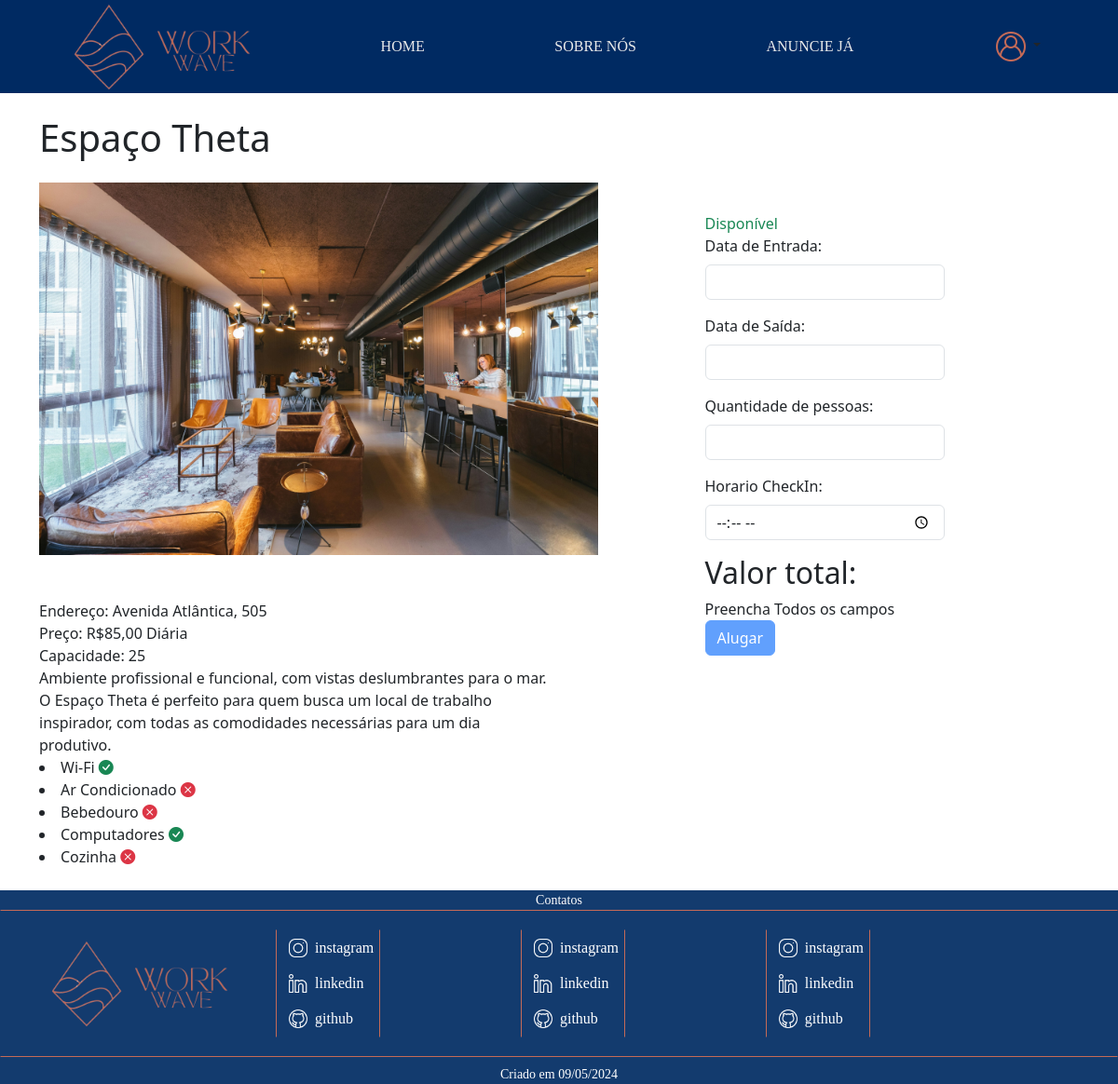
The page /AnuncioDetalhes.php?id=43 on the database its author committed.
### tables this page shows
CREATE TABLE `espacodados` (
  `EspId` int(11) NOT NULL,
  `EspNome` varchar(255) NOT NULL,
  `EspEndereco` varchar(255) NOT NULL,
  `EspDescricao` mediumtext NOT NULL,
  `EspCapacidade` int(11) NOT NULL,
  `EspDisponibilidade` tinyint(1) DEFAULT 1,
  `EspDataCadastro` date NOT NULL,
  `ProId` int(11) NOT NULL,
  `EspImg` varchar(255) DEFAULT NULL,
  `EspPreco` decimal(10,2) DEFAULT NULL,
  `SerId` int(11) DEFAULT NULL,
  `EspCongelado` tinyint(1) DEFAULT 0
);

### AnuncioDetalhes.php (the view, shortened to what this page needs)
<?php
require('validadores/conectaBanco.php');
$query = "SELECT * FROM EspacoDados WHERE EspId = :id_anuncio";
$stmt = $conexao->prepare($query);
$stmt->bindParam(':id_anuncio', $_SESSION['id_anuncio'], PDO::PARAM_INT);
$stmt->execute();
if ($stmt->rowCount() > 0) {
    $espaco = $stmt->fetch(PDO::FETCH_ASSOC);
    $nome = $espaco['EspNome'];
    $capacidade = $espaco['EspCapacidade'];
    $disponibilidade = $espaco['EspDisponibilidade'];
    $preco = $espaco['EspPreco'];
    $endereco = $espaco['EspEndereco'];
    $caminho_imagem = $espaco['EspImg'];
    $descricao = $espaco['EspDescricao'];
    $query = "SELECT EspacoDados.*, servAmenidades.* FROM EspacoDados
        LEFT JOIN servAmenidades ON EspacoDados.SerId = servAmenidades.SerId
        WHERE EspacoDados.EspId = :id_anuncio";
    $stmt_servicos = $conexao->prepare($query);
    $stmt_servicos->bindParam(':id_anuncio', $_SESSION['id_anuncio'], PDO::PARAM_INT);
    $stmt_servicos->execute();
    if ($stmt_servicos->rowCount() > 0) {
        $servicosEAmenidades = array();
        while ($row = $stmt_servicos->fetch(PDO::FETCH_ASSOC)) {
            $servicosEAmenidades[] = $row;
        }
    } else {
        echo ("Nenhum serviço ou amenidade encontrado para este espaço.");
    }
} else {
    echo "Espaço não encontrado.";
}
?>
<!DOCTYPE html>
<html lang="en">
<head>
    <link href="https://cdn.jsdelivr.net/npm/bootstrap@5.3.3/dist/css/bootstrap.min.css" rel="stylesheet">
    <link href="https://cdnjs.cloudflare.com/ajax/libs/font-awesome/5.15.4/css/all.min.css" rel="stylesheet">
    <link href="https://cdn.jsdelivr.net/npm/bootstrap-icons/font/bootstrap-icons.css" rel="stylesheet">
    <link rel="stylesheet" href="css/Style.css">
    <link rel="stylesheet" href="css/AnuncioDetalhes.css">
    <link rel="stylesheet" href="//code.jquery.com/ui/1.12.1/themes/base/jquery-ui.css">
</head>
<body>
    <header>
        <div class="logo">
            <img src="img/WorkWave-removebg-preview (1).png" alt="" width="95px" height="95px">
            <img src="img/WorkWave__2_-removebg-preview.png" alt="" width="100px" height="100px">
        </div>
        <a href="index.php" class="underline">HOME</a>
        <a href="SobreNos.php" class="underline">SOBRE NÓS</a>
        <a href="AnuncieJa.php" class="underline">ANUNCIE JÁ</a>
        <?php
        if (!isset($_SESSION['usuario_validado']) || $_SESSION['usuario_validado'] == false) {
        ?>
            <div class="dropdown">
                <a class="btn dropdown-toggle" href="#" role="button" data-bs-toggle="dropdown" aria-expanded="false">
                    <img src="img/user-logo.png" alt="">
                </a>
            </div>
        <?php
        };
        ?>
    </header>
    <div class="container py-4">
        <div class="row">
            <div class="col-md-6">
                <div class="anuncio">
                    <h1 class="mb-4"><?php echo $nome; ?></h1>
                    <div class="detalhesAnuncio">
                        <img src="img/<?php echo $caminho_imagem; ?>" alt="Imagem do Espaço" height="400px">
                        <div class="detalhes">
                            <p class=" mt-5">Endereço: <?php echo $endereco; ?></p>
                            <p>Preço: R$<?php echo number_format($preco, 2, ',', '.'); ?> Diária</p>
                            <p>Capacidade: <?php echo $capacidade; ?></p>
                            <p><?php echo $descricao; ?></p>
                            <?php
                            $nomesServicos = array(
                                'SerWifi' => 'Wi-Fi',
                                'SerArcondicionado' => 'Ar Condicionado',
                                'SerBebedouro' => 'Bebedouro',
                                'SerComputadores' => 'Computadores',
                                'SerCozinha' => 'Cozinha'
                            );
                            ?>
                            <?php foreach ($servicosEAmenidades as $item) : ?>
                                <?php foreach ($nomesServicos as $coluna => $nomeServico) : ?>
                                    <li>
                                        <?php echo $nomeServico; ?>
                                        <?php if ($item[$coluna] == 1) : ?>
                                            <i class="bi bi-check-circle-fill text-success"></i>
                                        <?php else : ?>
                                            <i class="bi bi-x-circle-fill text-danger"></i>
                                        <?php endif; ?>
                                    </li>
                                <?php endforeach; ?>
                            <?php endforeach; ?>
                        </div>
                    </div>
                </div>
            </div>
            <div class="col-md-6 mt-4">
                <div class="formularioAluguel d-flex mt-5 justify-content-center p-4">
                    <form class="formCalculo" action="validadores/ValidaAluguel.php" method="post">
                        <p class="card-text mt-2 <?php echo $disponibilidade == 0 ? 'text-danger' : 'text-success'; ?>">
                            <?php echo $disponibilidade == 0 ? 'Indisponível' : 'Disponível'; ?>
                        </p>
                        <div class="mb-3">
                            <label for="dataEntrada" class="form-label">Data de Entrada:</label>
                            <input type="text" class="form-control" id="dataEntrada" name="dataEntrada" require>
                        </div>
                        <div class="mb-3">
                            <label for="dataSaida" class="form-label">Data de Saída:</label>
                            <input type="text" class="form-control" id="dataSaida" name="dataSaida" require>
                        </div>
                        <div class="mb-3">
                            <label for="QuantidadePessoas" class="form-label">Quantidade de pessoas:</label>
                            <input type="number" class="form-control" id="QuantidadePessoas" name="QuantidadePessoas" require>
                        </div>
                        <div class="mb-3">
                            <label for="CheckIn" class="form-label">Horario CheckIn:</label>
                            <input type="time" class="form-control" id="CheckIn" name="CheckIn" require>
                        </div>
                        <h2>Valor total:</h2>
                        <p id="valorTotal">Preencha Todos os campos</p>
                        <button id="btnAlugar" type="submit" class="btn btn-primary" disabled>Alugar</button>
                    </form>
                </div>
            </div>
        </div>
    </div>
    <footer class="rodape" id="contato">
        <div class="contato">
            <p>Contatos</p>
        </div>
        <div class="Borda">
            <div class="rodape-div">
                <div class="logo-2">
                    <img src="img/WorkWave-removebg-preview (1).png" alt="" width="95px" height="95px">
                    <img src="img/WorkWave__2_-removebg-preview.png" alt="" width="100px" height="100px">
                </div>
                <div class="Social">
                    <div class="Media">
                        <a class="btn" href="#">
                            <img src="img/instagram.png" alt="" width="20" height="20">
                            <p>instagram</p>
                        </a>
                        <a class="btn" href="#">
                            <img src="img/linkedin.png" alt="" width="20" height="20">
                            <p>linkedin</p>
                        </a>
                        <a class="btn" href="#">
                            <img src="img/github.png" alt="" width="20" height="20">
                            <p>github</p>
                        </a>
                    </div>
                </div>
                <div class="Social">
                    <div class="Media">
                        <a class="btn" href="#">
                            <img src="img/instagram.png" alt="" width="20" height="20">
                            <p>instagram</p>
                        </a>
                        <a class="btn" href="#">
                            <img src="img/linkedin.png" alt="" width="20" height="20">
                            <p>linkedin</p>
                        </a>
                        <a class="btn" href="#">
                            <img src="img/github.png" alt="" width="20" height="20">
                            <p>github</p>
                        </a>
                    </div>
                </div>
                <div class="Social">
                    <div class="Media">
                        <a class="btn" href="#">
                            <img src="img/instagram.png" alt="" width="20" height="20">
                            <p>instagram</p>
                        </a>
                        <a class="btn" href="#">
                            <img src="img/linkedin.png" alt="" width="20" height="20">
                            <p>linkedin</p>
                        </a>
                        <a class="btn" href="#">
                            <img src="img/github.png" alt="" width="20" height="20">
                            <p>github</p>
                        </a>
                    </div>
                </div>
            </div>
        </div>
        <div class="data">
            <p>Criado em 09/05/2024</p>
        </div>
    </footer>
</body>
</html>

### css/Style.css (style rules this page uses)
header { background-color: #002a62; display: flex; flex-direction: row; justify-content: space-around; align-items: center; }
a { text-decoration: none; color: white; font-family: 'Times New Roman', Times, serif; }
.underline { position: relative; text-decoration: none; color: #EAEAEA; transition: color 0.3s ease; }
.underline::after { content: ''; position: absolute; bottom: -12px; left: -25%; width: 150%; height: 2px; background-color: #EAEAEA; transform: scaleX(0); transition: transform 0.3s ease; }
.rodape { text-align: center; background-color: #133b6e; color: white; height: auto; width: 100%; font-size: 14px; font-family: helvetica; justify-content: center; align-items: center; flex-direction: row; }
.rodape p, .pesquisa p { font-family: 'Times New Roman', Times, serif; }
.Borda { border: 1px solid #c46a57; border-right-color: #133b6e; border-left-color: #133b6e; }
.rodape-div { display: flex; align-items: center; justify-content: space-around; width: 90%; padding: 20px; margin-right: 200px; }
.Social { display: flex; width: calc(33.33% - 234px); margin-right: 100px; border: 1px solid #c46a57; border-bottom-color: #133b6e; border-top-color: #133b6e; flex-direction: row; }
.Media { display: flex; flex-direction: column; }
.Media .btn { display: flex; align-items: center; }
.Media img { margin-right: 8px; }
.Media p { color: white; margin: 0; }
.contato p { margin: 0; background-color: #133b6e; }
.data { margin-top: 8px; background-color: #133b6e; }
p { margin: 0; }

### rows shown on the page
espacodados: EspNome "Espaço Theta", EspImg (picture), EspEndereco "Avenida Atlântica, 505", EspPreco "85,00", EspCapacidade "25", EspDescricao "Ambiente profissional e funcional, com vistas deslumbrantes para o mar. O Espaço Theta é perfeito para quem busca um local de trabalho inspirador, com todas as comodidades necessárias para um dia produtivo.", nomeServico "Wi-Fi", nomeServico "Ar Condicionado", nomeServico "Bebedouro", nomeServico "Computadores", nomeServico "Cozinha"
